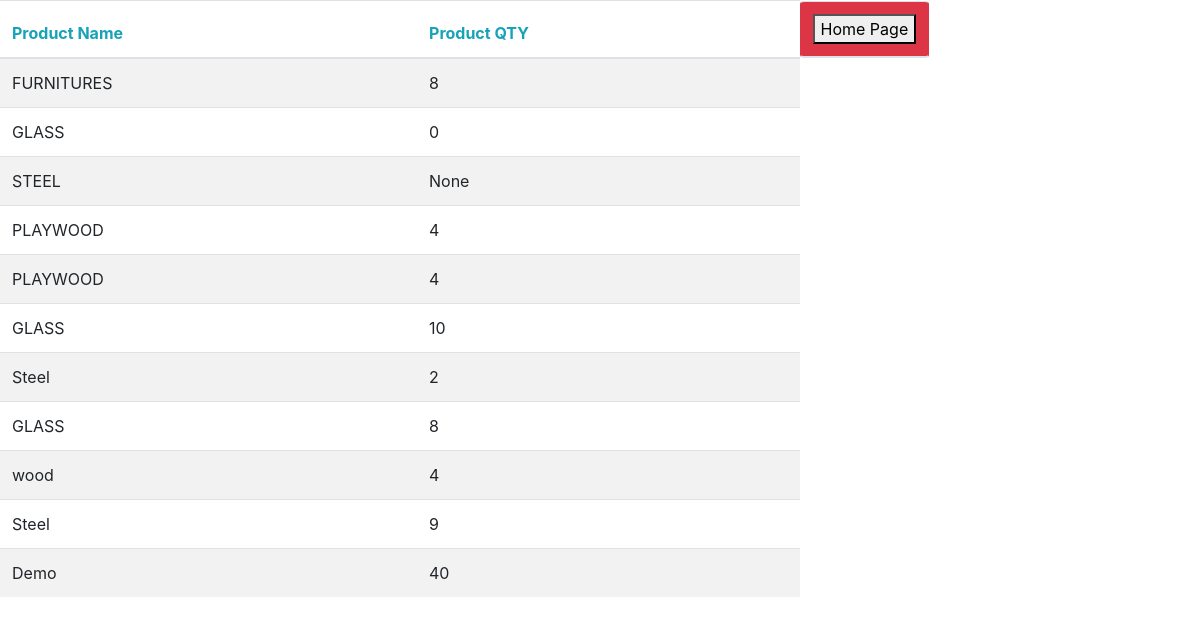
Before: /stockbalance with the older database file.
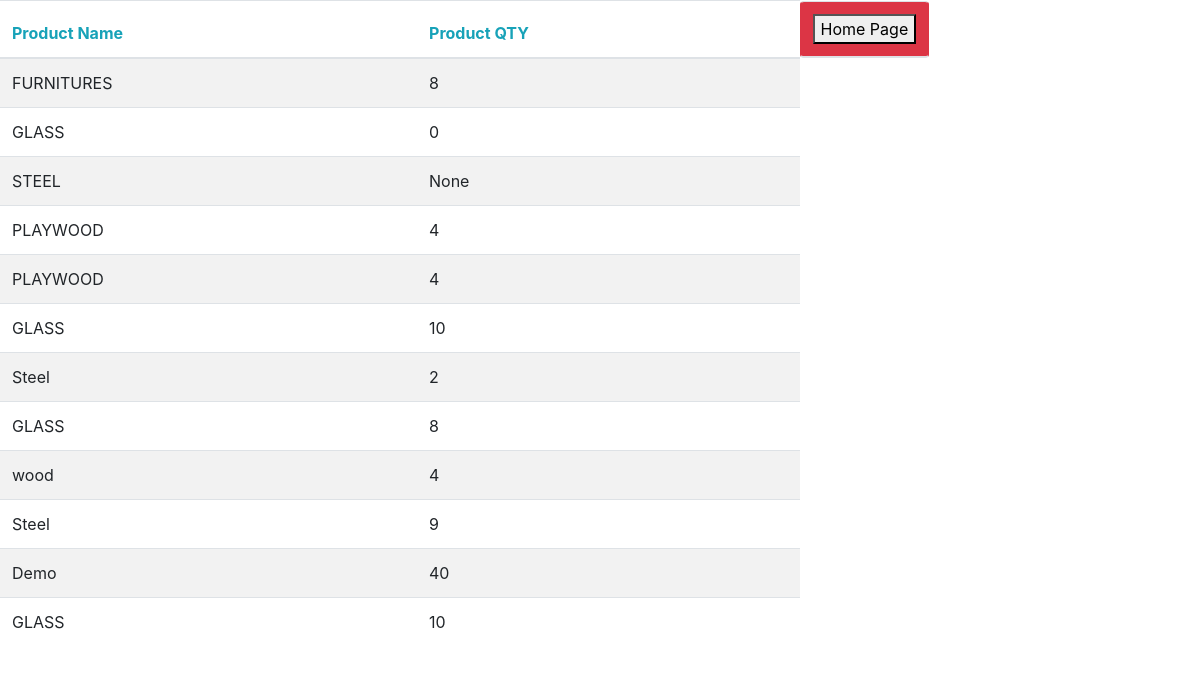
After: the same page with the newer database file.
### tables this page shows
CREATE TABLE Product (productID INTEGER PRIMARY KEY, productName TEXT ,productDescription TEXT,QTY INTEGER);

### home.py (the view)
@app.route("/stockbalance")
def stockbalance():
   con = sql.connect("database.db")
   con.row_factory = sql.Row
   cur = con.cursor()
   cur.execute("select * from Product")
   rows = cur.fetchall();
   return  render_template('stock.html',rows = rows)

### templates/stock.html (shortened to what this page needs)
<!DOCTYPE html>
<html>
<head>
  <link rel="stylesheet" href="https://stackpath.bootstrapcdn.com/bootstrap/4.1.3/css/bootstrap.min.css">
</head>
<body>
             <table class="table table-striped">
    <thead>
      <tr>
        <th class="text-info">Product Name</th>
           <th class="text-info">Product QTY</th>
           <th class="btn btn-danger"><a href="/home"><button>Home Page</button></a></th>
      </tr>
    </thead>
    <tbody>
     {% for row in rows %}
            <tr>
               <td>{{row["productName"]}}</td>
               <td>{{row["QTY"]}}
            </tr>
         {% endfor %}
    </tbody>
  </table>
</body>
</html>

Changed rows visible on the page:
added Product: productName "GLASS", QTY "10"
